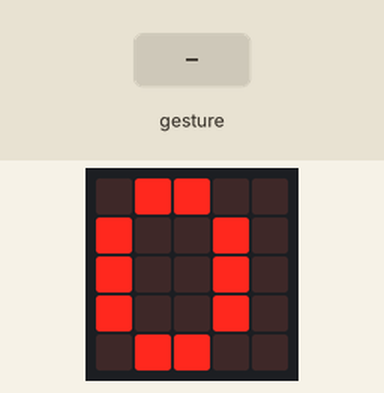
A program run on a simulated BBC micro:bit (MakeCode). Shown: the board's 5×5 LED display. Inputs (shaded band) come from the test bench. Random numbers come from a fixed seed; a tilt is held for 1.5 s and a shake lasts 1 s, then the board lies face up again.

Above: at 1.2 s.
1.3 s: gesture 'shake'
At 1.9 s:
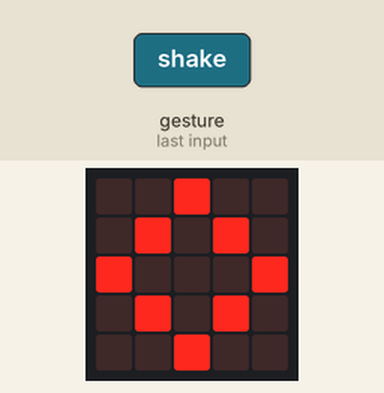
At 2.5 s:
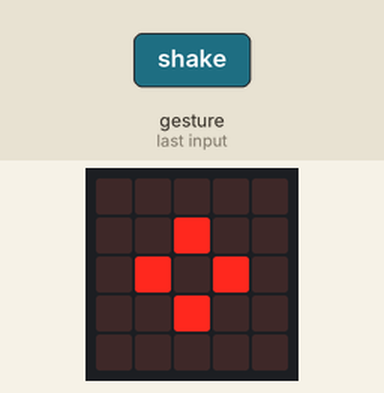
4.3 s: gesture 'screen down'
At 7.9 s:
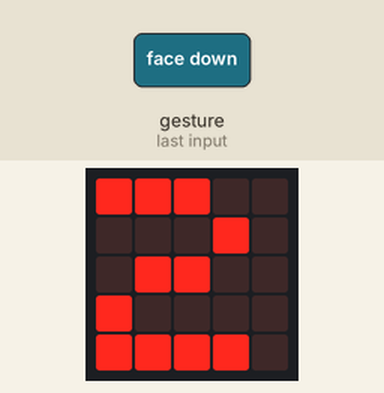
Timing chart, 0 to 9.4 s (numbered marks = the images above; inputs shaded):
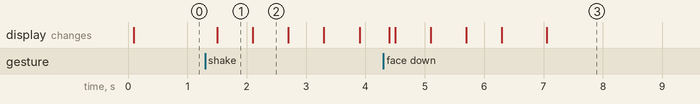

The program:

main.ts
```typescript
input.onGesture(Gesture.Shake, function () {
    for (let index = 0; index < 4; index++) {
        basic.showIcon(IconNames.Diamond)
        basic.showIcon(IconNames.SmallDiamond)
    }
    numero = randint(1, 6)
})
input.onGesture(Gesture.ScreenDown, function () {
    basic.clearScreen()
})
input.onGesture(Gesture.ScreenUp, function () {
    basic.showNumber(numero)
})
let numero = 0
numero = 0
```

test.ts
```typescript
// i test vanno qui; questi non saranno compilati quando questo pacchetto viene usato come estensione.
```

Measured:
- after the input at 1.3 s, the display: changes after 0.20 s (image 1)
- what the display in image 1 shows lasts 0.6 s, from 1.5 s to 2.1 s
